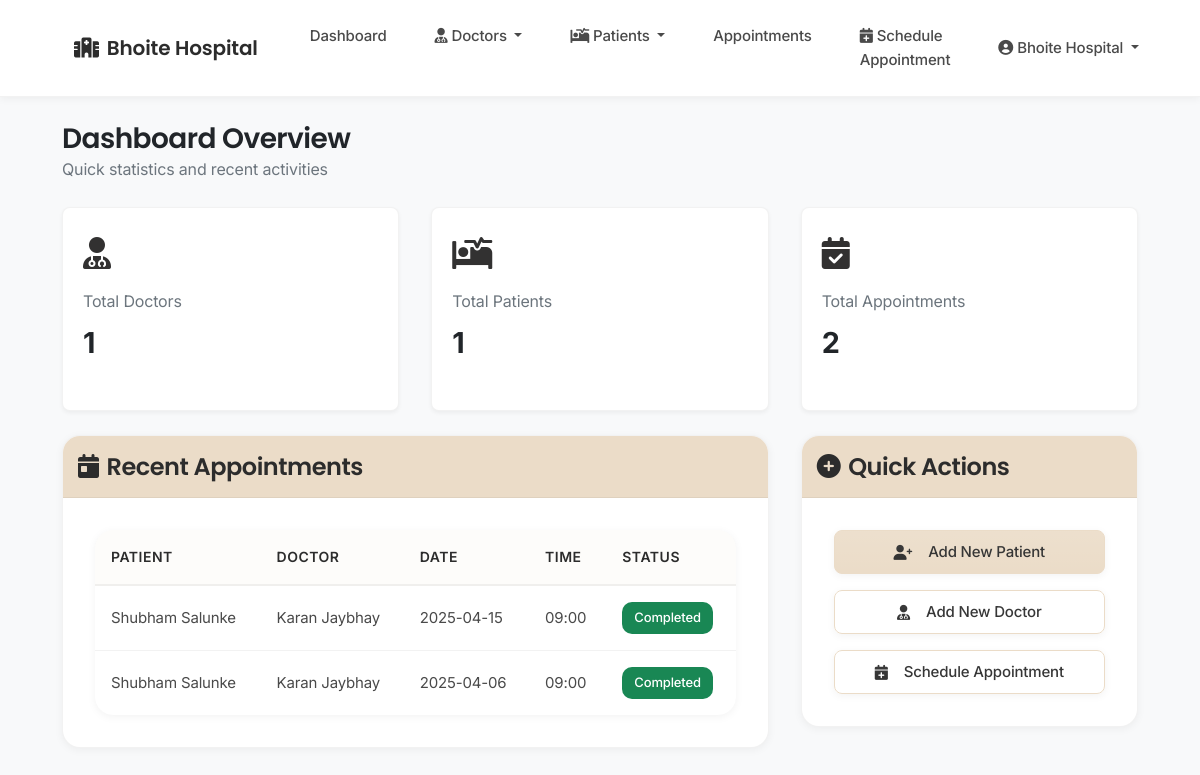
/admin/dashboard (signed in), run on the app's committed database.
### tables this page shows
CREATE TABLE appointments (
            id INTEGER PRIMARY KEY AUTOINCREMENT,
            patient_id INTEGER NOT NULL,
            doctor_id INTEGER NOT NULL,
            date TEXT NOT NULL,
            time_slot TEXT NOT NULL,
            status TEXT DEFAULT 'Scheduled',
            notes TEXT,
            created_at TIMESTAMP DEFAULT CURRENT_TIMESTAMP,
            hospital_id INTEGER NOT NULL,
            FOREIGN KEY (patient_id) REFERENCES patients(id),
            FOREIGN KEY (doctor_id) REFERENCES doctors(id),
            FOREIGN KEY (hospital_id) REFERENCES staff(id)
        );

CREATE TABLE patients (
            id INTEGER PRIMARY KEY AUTOINCREMENT,
            name TEXT NOT NULL,
            age INTEGER NOT NULL,
            gender TEXT,
            contact TEXT,
            address TEXT,
            medical_history TEXT,
            created_at TIMESTAMP DEFAULT CURRENT_TIMESTAMP,
            created_by INTEGER,
            hospital_id INTEGER NOT NULL,
            FOREIGN KEY (created_by) REFERENCES staff(id),
            FOREIGN KEY (hospital_id) REFERENCES staff(id)
        );

CREATE TABLE doctors (
            id INTEGER PRIMARY KEY AUTOINCREMENT,
            name TEXT NOT NULL,
            specialization TEXT NOT NULL,
            experience INTEGER,
            consultation_fee REAL,
            contact TEXT,
            bio TEXT,
            image_path TEXT,
            username TEXT UNIQUE,
            password TEXT,
            created_by INTEGER,
            hospital_id INTEGER NOT NULL,
            FOREIGN KEY (created_by) REFERENCES staff(id),
            FOREIGN KEY (hospital_id) REFERENCES staff(id)
        );

### app.py (the view)
@app.route('/admin/dashboard')
def admin_dashboard():
    if 'user_id' not in session or session['user_type'] != 'admin':
        return redirect(url_for('login'))
    conn = get_db_connection()
    doctors_count = conn.execute('SELECT COUNT(*) FROM doctors WHERE hospital_id = ?',
                               (session['hospital_id'],)).fetchone()[0]
    patients_count = conn.execute('SELECT COUNT(*) FROM patients WHERE hospital_id = ?',
                                (session['hospital_id'],)).fetchone()[0]
    appointments_count = conn.execute('SELECT COUNT(*) FROM appointments WHERE hospital_id = ?',
                                    (session['hospital_id'],)).fetchone()[0]
    recent_appointments = conn.execute('''
        SELECT a.id, p.name as patient_name, d.name as doctor_name, a.date, a.time_slot, a.status
        FROM appointments a
        JOIN patients p ON a.patient_id = p.id
        JOIN doctors d ON a.doctor_id = d.id
        WHERE a.hospital_id = ?
        ORDER BY a.date DESC, a.time_slot DESC
        LIMIT 5
    ''', (session['hospital_id'],)).fetchall()
    conn.close()
    return render_template('admin/dashboard.html',
                         doctors_count=doctors_count,
                         patients_count=patients_count,
                         appointments_count=appointments_count,
                         recent_appointments=recent_appointments)

### app.py (called while the page is built)
@app.context_processor
def utility_processor():
    def now():
        return datetime.now()
    return dict(now=now)

def get_db_connection():
    try:
        conn = sqlite3.connect(get_db_path())
        conn.row_factory = sqlite3.Row
        return conn
    except sqlite3.Error as e:
        logger.error(f"Database connection error: {e}")
        raise

### database.py (called while the page is built)
def get_db_path():
    if 'RENDER' in os.environ:
        return '/var/lib/sqlite/hospital.db'
    else:
        return os.path.join(os.path.dirname(__file__), 'instance', 'hospital.db')

### templates/admin/dashboard.html (shortened to what this page needs)
{% extends "base.html" %}
{% block content %}
<div class="mb-4">
    <h3 class="text-dark mb-0">Dashboard Overview</h3>
    <p class="text-muted">Quick statistics and recent activities</p>
</div>
<div class="row g-4 mb-4">
    <div class="col-md-4">
        <a href="{{ url_for('view_doctors') }}" class="text-decoration-none">
            <div class="dashboard-card">
                <div class="card-icon">
                    <i class="fas fa-user-md"></i>
                </div>
                <div class="card-title">Total Doctors</div>
                <div class="card-value">{{ doctors_count }}</div>
            </div>
        </a>
    </div>
    <div class="col-md-4">
        <a href="{{ url_for('view_patients') }}" class="text-decoration-none">
            <div class="dashboard-card">
                <div class="card-icon">
                    <i class="fas fa-procedures"></i>
                </div>
                <div class="card-title">Total Patients</div>
                <div class="card-value">{{ patients_count }}</div>
            </div>
        </a>
    </div>
    <div class="col-md-4">
        <a href="{{ url_for('view_appointments') }}" class="text-decoration-none">
            <div class="dashboard-card">
                <div class="card-icon">
                    <i class="fas fa-calendar-check"></i>
                </div>
                <div class="card-title">Total Appointments</div>
                <div class="card-value">{{ appointments_count }}</div>
            </div>
        </a>
    </div>
</div>
<div class="row">
    <div class="col-md-8">
        <div class="card">
            <div class="card-header text-white d-flex justify-content-between align-items-center" style="background-color:rgb(235, 220, 200); padding: 15px 15px">
                <h4 class="mb-0"><i class="fas fa-calendar-day me-2"></i>Recent Appointments</h4>
            </div>
            <div class="card-body">
                <div class="table-responsive">
                    <table class="table table-hover">
                        <thead>
                            <tr>
                                <th>Patient</th>
                                <th>Doctor</th>
                                <th>Date</th>
                                <th>Time</th>
                                <th>Status</th>
                            </tr>
                        </thead>
                        <tbody>
                            {% for app in recent_appointments %}
                            <tr onclick="window.location.href='{{ url_for('view_appointments') }}'" style="cursor: pointer;">
                                <td>{{ app.patient_name }}</td>
                                <td>{{ app.doctor_name }}</td>
                                <td>{{ app.date }}</td>
                                <td>{{ app.time_slot }}</td>
                                <td>
                                    <span class="badge
                                        {% if app.status == 'Completed' %}bg-success
                                        {% elif app.status == 'Cancelled' %}bg-danger
                                        {% else %}bg-primary{% endif %}">
                                        {{ app.status }}
                                    </span>
                                </td>
                            </tr>
                            {% else %}
                            <tr>
                                <td colspan="5" class="text-center">No recent appointments</td>
                            </tr>
                            {% endfor %}
                        </tbody>
                    </table>
                </div>
            </div>
        </div>
    </div>
    <div class="col-md-4">
        <div class="card">
            <div class="card-header text-white d-flex justify-content-between align-items-center" style="background-color:rgb(235, 220, 200); padding: 15px 15px">
                <h4 class="mb-0"><i class="fas fa-plus-circle me-2"></i>Quick Actions</h4>
            </div>
            <div class="card-body">
                <div class="action-buttons">
                    <a href="{{ url_for('add_patient') }}" class="btn btn-primary action-btn">
                        <i class="fas fa-user-plus"></i>Add New Patient
                    </a>
                    <a href="{{ url_for('add_doctor') }}" class="btn btn-outline-primary action-btn">
                        <i class="fas fa-user-md"></i>Add New Doctor
                    </a>
                    <a href="{{ url_for('schedule_appointment') }}" class="btn btn-outline-primary action-btn">
                        <i class="fas fa-calendar-plus"></i>Schedule Appointment
                    </a>
                </div>
            </div>
        </div>
    </div>
</div>
{% endblock %}

### templates/base.html (style rules this page uses)
:root { --primary: rgb(235, 220, 200); --primary-dark: rgb(215, 200, 180); --primary-light: rgba(235, 220, 200, 0.1); --primary-lighter: rgba(235, 220, 200, 0.05); --secondary: rgb(200, 185, 165); --text-primary: #2c2c2c; --text-secondary: #4a4a4a; --bg-light: #fafafa; --white: #ffffff; --border-color: rgba(0,0,0,0.05); --success: #2e8b57; --success-light: rgba(46, 139, 87, 0.1); --info: rgb(235, 220, 200); --info-light: rgba(235, 220, 200, 0.1); --warning: #d4a017; --warning-light: rgba(212, 160, 23, 0.1); --danger: #c41e3a; --danger-light: rgba(196, 30, 58, 0.1); --spacing-xs: 0.5rem; --spacing-sm: 0.75rem; --spacing-md: 1rem; --spacing-lg: 1.5rem; --spacing-xl: 2rem; --radius-xs: 6px; --radius-sm: 10px; --radius-md: 14px; --radius-lg: 18px; --radius-xl: 24px; --radius-2xl: 30px; --radius-full: 9999px; --shadow-sm: 0 2px 8px rgba(0,0,0,0.05); --shadow-md: 0 4px 12px rgba(0,0,0,0.08); --shadow-lg: 0 8px 24px rgba(0,0,0,0.12); --transition-fast: all 0.2s ease; --transition-normal: all 0.3s ease; }
body { font-family: 'Inter', sans-serif; min-height: 100vh; display: flex; flex-direction: column; background-color: var(--bg-light); color: var(--text-primary); line-height: 1.6; -webkit-font-smoothing: antialiased; letter-spacing: -0.01em; }
h1, h2, h3, h4, h5, h6 { font-family: 'Poppins', sans-serif; font-weight: 600; color: var(--text-primary); margin-bottom: var(--spacing-lg); letter-spacing: -0.02em; line-height: 1.3; }
.dashboard-card { background: var(--white); border-radius: var(--radius-lg); padding: var(--spacing-xl); box-shadow: var(--shadow-sm); border: 1px solid var(--border-color); transition: var(--transition-normal); margin-bottom: var(--spacing-lg); }
.btn { padding: 0.625rem 1.25rem; font-weight: 500; border-radius: var(--radius-md); transition: var(--transition-fast); position: relative; overflow: hidden; min-width: 120px; height: 44px; display: inline-flex; align-items: center; justify-content: center; gap: var(--spacing-xs); font-size: 0.9375rem; line-height: 1.5; text-align: center; white-space: nowrap; vertical-align: middle; cursor: pointer; user-select: none; border: 1px solid transparent; box-shadow: var(--shadow-sm); }
.btn::after { content: ''; position: absolute; top: 0; left: 0; width: 100%; height: 100%; background: linear-gradient(rgba(255,255,255,0.1), rgba(255,255,255,0)); pointer-events: none; transition: var(--transition-fast); }
.btn-primary { background-color: var(--primary) !important; border-color: var(--primary) !important; color: var(--text-primary) !important; }
.btn-outline-primary { color: var(--text-primary) !important; border-color: var(--primary) !important; background-color: transparent; }
.row { margin-left: calc(-1 * var(--spacing-md)); margin-right: calc(-1 * var(--spacing-md)); }
.row > [class*="col-"] { padding-left: var(--spacing-md); padding-right: var(--spacing-md); }
.table { width: 100%; margin-bottom: 0; background-color: var(--white); border-radius: var(--radius-lg); overflow: hidden; box-shadow: var(--shadow-sm); border-collapse: separate; border-spacing: 0; }
.table thead th { background-color: var(--primary-light); color: var(--text-primary); font-weight: 600; font-size: 0.875rem; text-transform: uppercase; letter-spacing: 0.5px; padding: var(--spacing-md); border-bottom: 2px solid var(--border-color); vertical-align: middle; }
.table tbody td { padding: var(--spacing-md); vertical-align: middle; border-bottom: 1px solid var(--border-color); font-size: 0.9375rem; color: var(--text-secondary); line-height: 1.6; }
.table tbody tr:last-child td { border-bottom: none; }
.table-responsive { border-radius: var(--radius-lg); box-shadow: var(--shadow-sm); margin-bottom: 0; }
.table .badge { padding: 0.5rem 0.75rem; font-weight: 500; font-size: 0.8125rem; border-radius: var(--radius-sm); line-height: 1.2; }
.card { border-radius: var(--radius-lg); border: 1px solid var(--border-color); box-shadow: var(--shadow-sm); overflow: hidden; transition: var(--transition-normal); }
.card-header { background-color: var(--primary); border-bottom: 1px solid var(--border-color); padding: var(--spacing-lg); }
.card-body { padding: var(--spacing-xl); }

### data on the page
appointments: patient_name "Shubham Salunke", doctor_name "Karan Jaybhay", date "2025-04-15", time_slot "09:00", status "Completed"
appointments: patient_name "Shubham Salunke", doctor_name "Karan Jaybhay", date "2025-04-06", time_slot "09:00", status "Completed"

### other printed values
{{ session.get('hospital_name', 'Hospital Management') }} "Bhoite Hospital"
{{ session.get('name', 'User') }} "Bhoite Hospital"
{{ doctors_count }} "1"
{{ patients_count }} "1"
{{ appointments_count }} "2"
